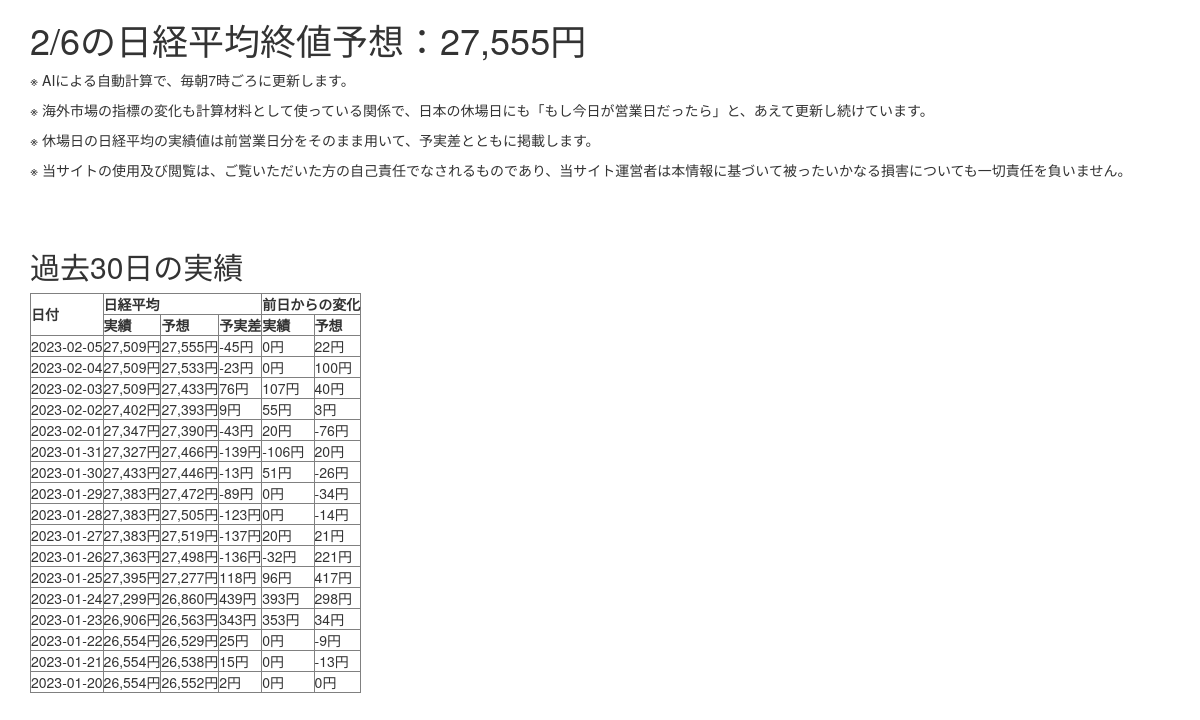
Before: / with the older database file.
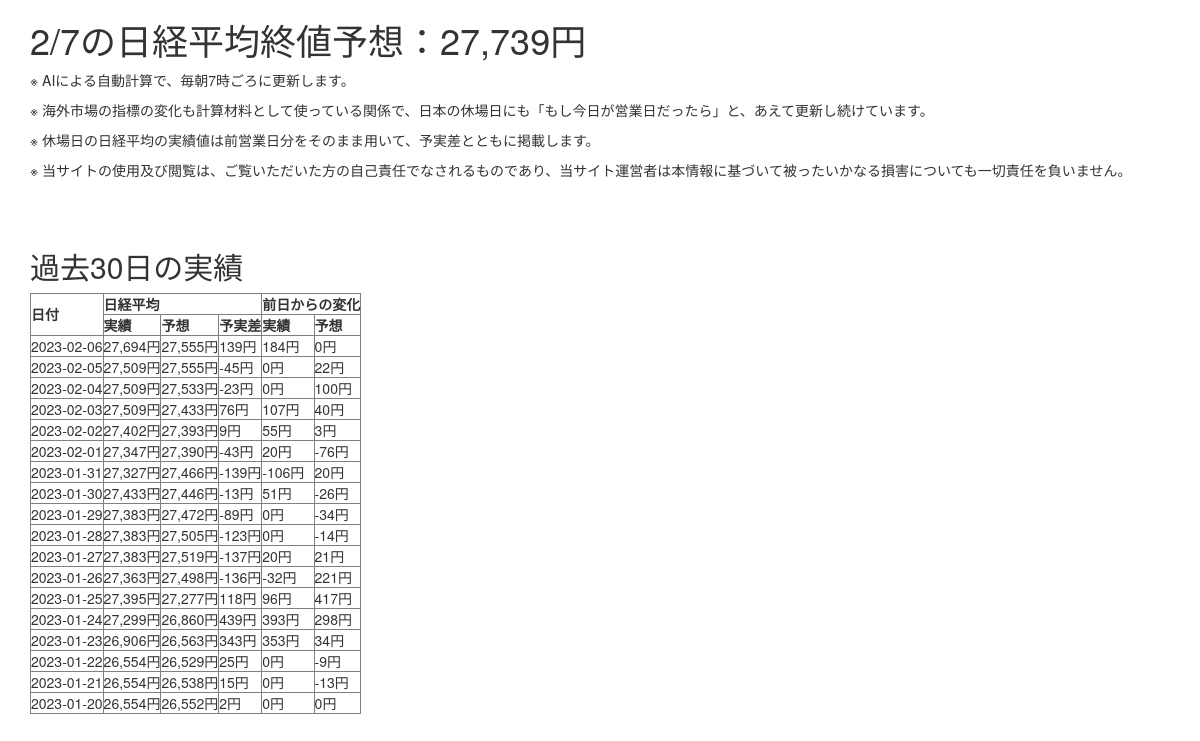
After: the same page with the newer database file.
### tables this page shows
CREATE TABLE actual (Date DATE PRIMARY KEY,Nikkei FLOAT64,last_predict FLOAT64,gap FLOAT64,Nikkei_dod FLOAT64,predict_dod FLOAT64,direction_check STRING);

### main.py (the view)
@app.route('/')
def index():
    with sqlite3.connect(DATABASE) as con:
        df_from_sql = pd.read_sql('SELECT * FROM prediction', con)
    update_time = df_from_sql.iloc[-1,0]
    print(update_time)
    df_from_sql = df_from_sql.set_index('Date')
    if str(today) in df_from_sql.index:
        predict = df_from_sql.loc[str(today),'predict']
    else:
        predict = df_from_sql.loc[str(yesterday), 'predict']
    predict = "{:,.0f}".format(predict)
    print(predict)
    con = sqlite3.connect(DATABASE)
    actual_data = con.execute('SELECT * FROM actual LIMIT 30') .fetchall()
    con.close()
    print(actual_data)
    d_html = datetime.strptime(update_time, '%Y-%m-%d').strftime('%-m/%-d') #ゼロ埋め削除。Windowsでは、-mなどではなく、#mなどと表記する必要
    data = []
    for row in reversed(actual_data):
        data.append({'Date':row[0], 'Nikkei':"{:,.0f}".format(row[1]), 'predict':"{:,.0f}".format(row[2]), 'gap':"{:,.0f}".format(row[3]), 'Nikkei_dod':"{:,.0f}".format(row[4]), 'predict_dod':"{:,.0f}".format(row[5]), 'direction_check':row[6]})
    return render_template(
        'index.html',
        d_html=d_html,
        predict=predict,
        data=data
    )

### templates/index.html (shortened to what this page needs)
{% extends "bootstrap/base.html" %}
{% block content %}
<div class="container">
    <h1>{{ d_html }}の日経平均終値予想：{{ predict }}円</h1>
    <p>※ AIによる自動計算で、毎朝7時ごろに更新します。</p>
    <p>※ 海外市場の指標の変化も計算材料として使っている関係で、日本の休場日にも「もし今日が営業日だったら」と、あえて更新し続けています。</p>
    <p>※ 休場日の日経平均の実績値は前営業日分をそのまま用いて、予実差とともに掲載します。</p>
    <p>※ 当サイトの使用及び閲覧は、ご覧いただいた方の自己責任でなされるものであり、当サイト運営者は本情報に基づいて被ったいかなる損害についても一切責任を負いません。</p>
    <br>
    <br>
    <h2>過去30日の実績</h2>
    {% if data == [] %}
        <p>過去の実績データはまだありません</p>
    {% else %}
        <table border="1">
            <tr>
                <th rowspan="2">日付</th>
                <th colspan="3">日経平均</th>
                <th colspan="2">前日からの変化</th>
            </tr>
            <tr>
                <th>実績</th>
                <th>予想</th>
                <th>予実差</th>
                <th>実績</th>
                <th>予想</th>
            </tr>
            {% for datum in data %}
                <tr>
                    <td>{{ datum.Date }}</td>
                    <td>{{ datum.Nikkei }}円</td>
                    <td>{{ datum.predict }}円</td>
                    <td>{{ datum.gap }}円</td>
                    <td>{{ datum.Nikkei_dod }}円</td>
                    <td>{{ datum.predict_dod }}円</td>
                </tr>
            {% endfor %}
        </table>
    {% endif %}
</div>
{% endblock %}

Changed rows visible on the page:
added actual: Date "2023-02-06", Nikkei "27,694", predict "27,555", gap "139", Nikkei_dod "184", predict_dod "0"
Other visible differences:
{{ d_html }}: "2/6" → "2/7"
{{ predict }}: "27,555" → "27,739"
